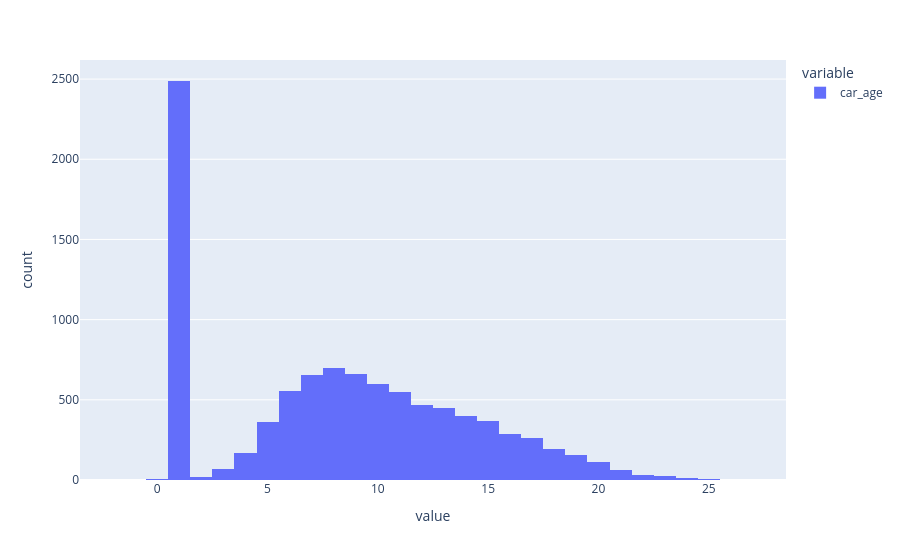

Notebook code cell kept with this figure:
### Code cell
px.histogram(df.car_age)

### Figure 1 — Plotly figure (JSON) as saved in the notebook; plotly's stock layout.template omitted (floating-point values rounded to 4 significant figures; data arrays with more than 128 entries replaced by an {"elided": "..."} marker saying what was removed)
{"data": [{"alignmentgroup": "True", "bingroup": "x", "hovertemplate": "variable=car_age<br>value=%{x}<br>count=%{y}<extra></extra>", "legendgroup": "car_age", "marker": {"color": "#636efa", "pattern": {"shape": ""}}, "name": "car_age", "offsetgroup": "car_age", "orientation": "v", "showlegend": true, "type": "histogram", "x": {"elided": "10301 int values"}, "xaxis": "x", "yaxis": "y"}], "layout": {"barmode": "relative", "legend": {"title": {"text": "variable"}, "tracegroupgap": 0}, "margin": {"t": 60}, "xaxis": {"anchor": "y", "domain": [0, 1], "title": {"text": "value"}}, "yaxis": {"anchor": "x", "domain": [0, 1], "title": {"text": "count"}}}}
